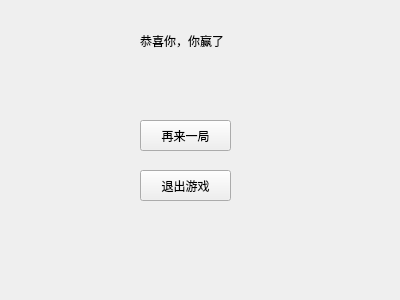
<?xml version="1.0" encoding="UTF-8"?>
<ui version="4.0">
 <class>victory_end</class>
 <widget class="QWidget" name="victory_end">
  <property name="geometry">
   <rect>
    <x>0</x>
    <y>0</y>
    <width>400</width>
    <height>300</height>
   </rect>
  </property>
  <property name="windowTitle">
   <string>Form</string>
  </property>
  <widget class="QLabel" name="label">
   <property name="geometry">
    <rect>
     <x>140</x>
     <y>10</y>
     <width>131</width>
     <height>61</height>
    </rect>
   </property>
   <property name="text">
    <string>恭喜你，你赢了</string>
   </property>
  </widget>
  <widget class="QPushButton" name="pushButton">
   <property name="geometry">
    <rect>
     <x>140</x>
     <y>120</y>
     <width>91</width>
     <height>31</height>
    </rect>
   </property>
   <property name="text">
    <string>再来一局</string>
   </property>
  </widget>
  <widget class="QPushButton" name="pushButton_2">
   <property name="geometry">
    <rect>
     <x>140</x>
     <y>170</y>
     <width>91</width>
     <height>31</height>
    </rect>
   </property>
   <property name="text">
    <string>退出游戏</string>
   </property>
  </widget>
 </widget>
 <resources/>
 <connections/>
</ui>
